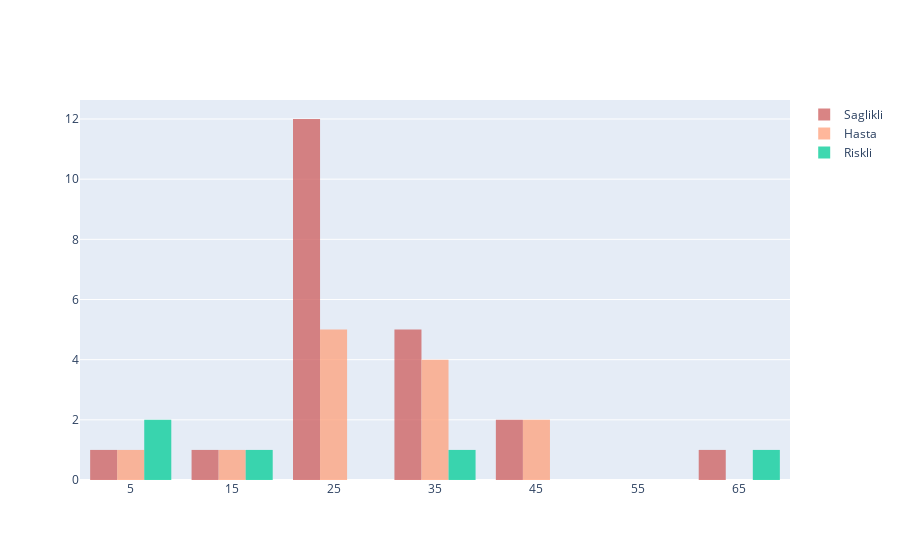

The notebook cell saved with this chart:
### Markdown cell above
## Plotly

### Code cell
fig = go.Figure()


fig.add_trace(go.Histogram(
    x=df_saglikli['Age'],
     name='Saglikli',
     xbins=dict( # bins used for histogram
        start=0.0,
        end=70.0,
        size=10
    ),
    marker_color='indianred',
    opacity=0.75
))
fig.add_trace(go.Histogram(
    x=df_hastalikli['Age'],
     name='Hasta',
     xbins=dict( # bins used for histogram
        start=0.0,
        end=70.0,
        size=10
    ),
    marker_color='lightsalmon',
    opacity=0.75
))
fig.add_trace(go.Histogram(
    x=df_riskli['Age'],
    name='Riskli',
     xbins=dict( # bins used for histogram
        start=0.0,
        end=70.0,
        size=10
    ),
    opacity=0.75
))


fig.show()


### Ortalaması 5 yapsın,riskli=Sari

### Figure 1 — Plotly figure (JSON) as saved in the notebook; plotly's stock layout.template omitted (floating-point values rounded to 4 significant figures)
{"data": [{"marker": {"color": "indianred"}, "name": "Saglikli", "opacity": 0.75, "type": "histogram", "x": [24, 0, 24, 26, 62, 28, 40, 26, 23, 26, 48, 33, 25, 19, 31, 25, 37, 28, 34, 39, 23, 29], "xbins": {"end": 70, "size": 10, "start": 0}}, {"marker": {"color": "lightsalmon"}, "name": "Hasta", "opacity": 0.75, "type": "histogram", "x": [27, 12, 25, 46, 37, 48, 22, 33, 28, 37, 32, 21, 0], "xbins": {"end": 70, "size": 10, "start": 0}}, {"name": "Riskli", "opacity": 0.75, "type": "histogram", "x": [0, 12, 62, 33, 0], "xbins": {"end": 70, "size": 10, "start": 0}}], "layout": {}}
